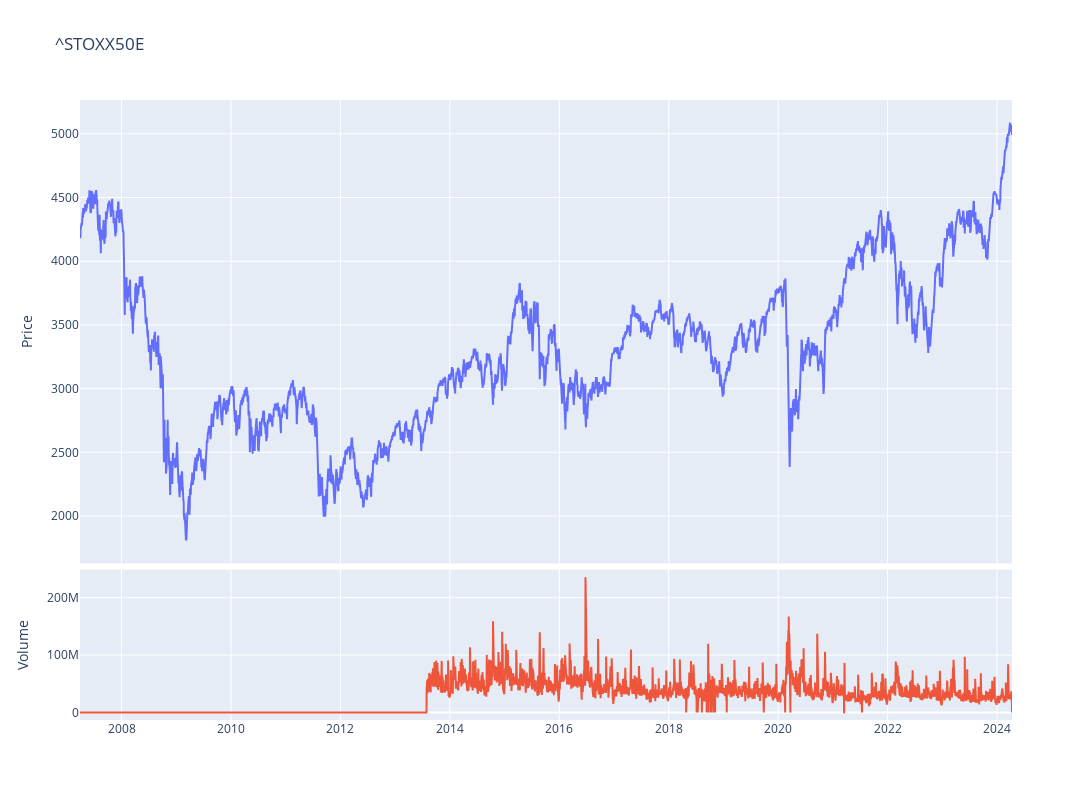

Write notebook code for a chart like this one.
### Code cell
fig = make_subplots(rows=4, cols=1,shared_xaxes=True,vertical_spacing=0.01,specs=[[{'rowspan':3,'colspan':1}],[None],[None],[{'rowspan':1,'colspan':1}]])

# Graph (1,1)
fig.add_trace(go.Scatter(x=stock_ticker.index,y=stock_ticker['Adj Close'],mode="lines",name=f"{ticker}"),row=1, col=1)
# Update xaxis properties
fig.update_yaxes(title_text="Price", row=1, col=1)

# Graph (4,1)
fig.add_trace(go.Scatter(x=stock_ticker.index,y=stock_ticker['Volume'],mode="lines",name='Volume'),row=4, col=1)
fig.update_yaxes(title_text="Volume", row=4, col=1)

fig.update_layout(height=800, width=1300,showlegend=False,title=f"{ticker}")

fig.show()

### Figure 1 — Plotly figure (JSON) as saved in the notebook; plotly's stock layout.template omitted (floating-point values rounded to 4 significant figures; data arrays with more than 128 entries replaced by an {"elided": "..."} marker saying what was removed)
{"data": [{"mode": "lines", "name": "^STOXX50E", "type": "scatter", "x": {"elided": "4271 str values"}, "xaxis": "x", "y": {"elided": "4271 float values"}, "yaxis": "y"}, {"mode": "lines", "name": "Volume", "type": "scatter", "x": {"elided": "4271 str values"}, "xaxis": "x2", "y": {"elided": "4271 int values"}, "yaxis": "y2"}], "layout": {"height": 800, "showlegend": false, "title": {"text": "^STOXX50E"}, "width": 1300, "xaxis": {"anchor": "y", "domain": [0, 1], "matches": "x2", "showticklabels": false}, "xaxis2": {"anchor": "y2", "domain": [0, 1]}, "yaxis": {"anchor": "x", "domain": [0.2525, 1], "title": {"text": "Price"}}, "yaxis2": {"anchor": "x2", "domain": [0, 0.2425], "title": {"text": "Volume"}}}}
